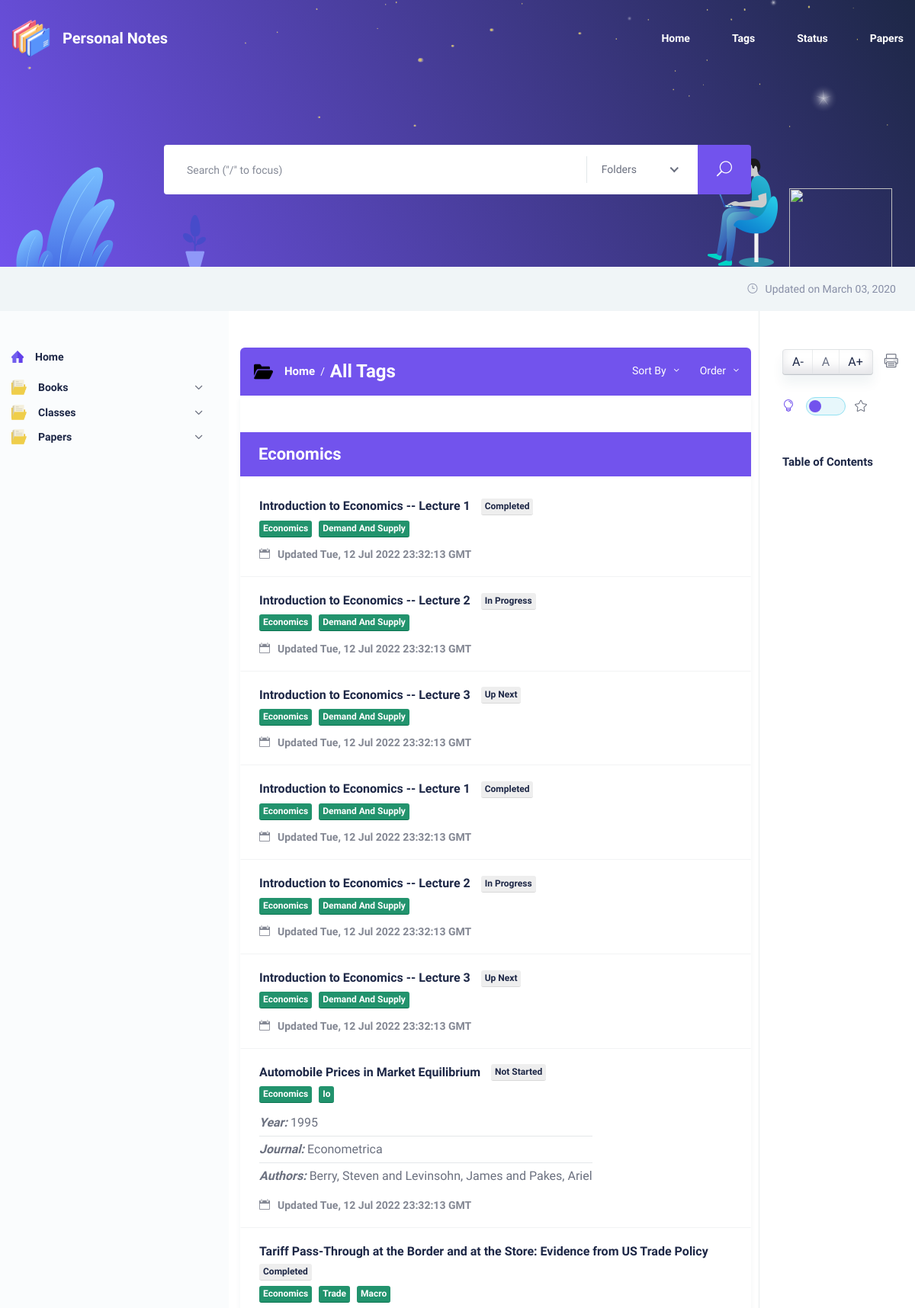
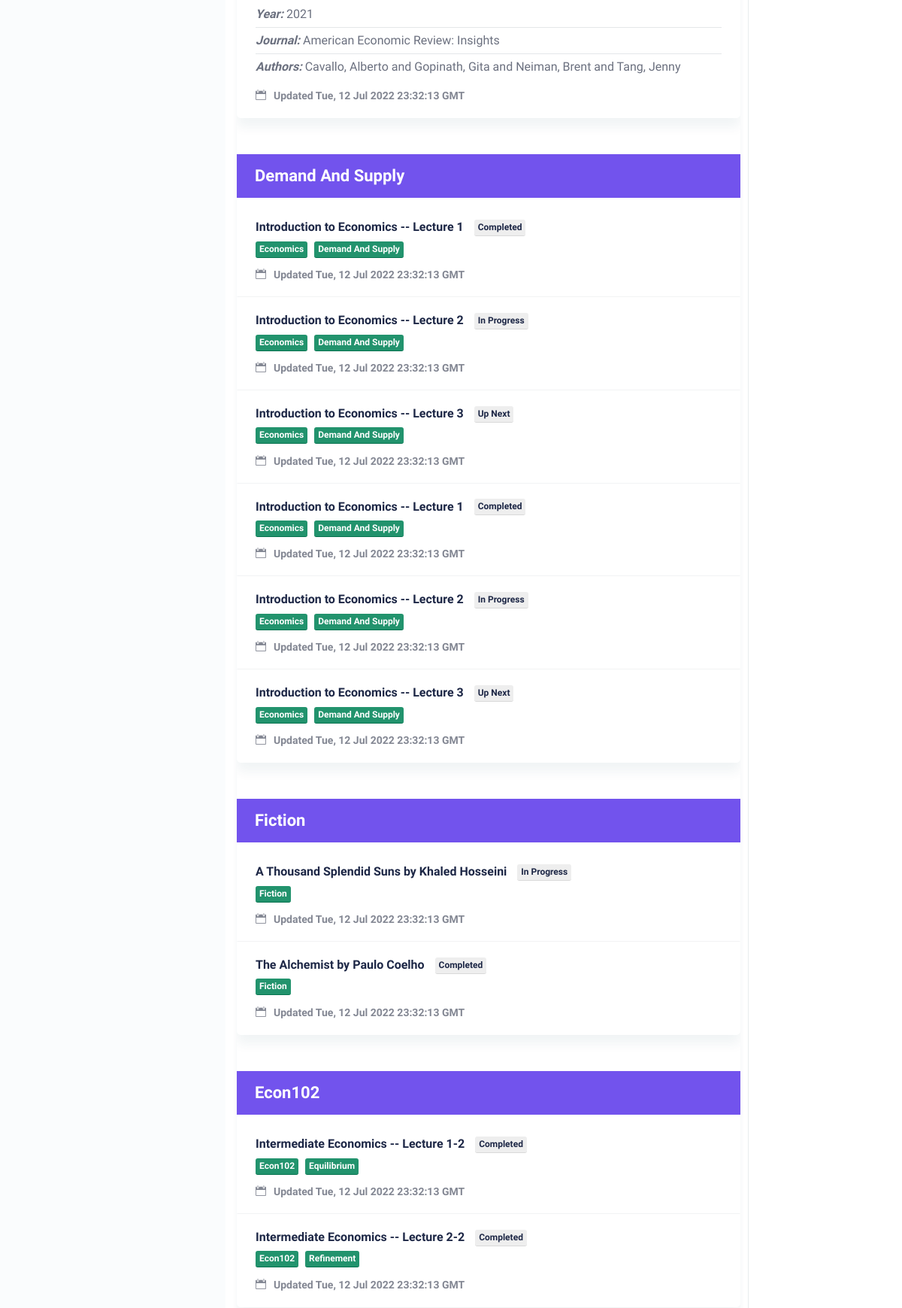
Page /tags (signed in, upper part) on the committed database (2 pictures, top to bottom).
### notes/models.py (models this page shows, shortened)
class Tags(models.Model):
    name = models.CharField(max_length=150)
    slug = models.CharField(max_length=200)
    class Meta:
        verbose_name = "tag"

class normalNotes(models.Model):
    name = models.CharField(max_length=250)
    note_type = models.ForeignKey(Type, on_delete=models.CASCADE)
    path = models.CharField(max_length=500)
    title = models.CharField(max_length=500)
    slug = models.SlugField(default="", max_length=600)
    status = models.CharField(max_length=200)
    tags = models.ManyToManyField(Tags, related_query_name="notes", related_name="note")
    parent_folder = models.ForeignKey(Folder, on_delete=models.CASCADE)
    date_modified = models.CharField(default=timezone.now, max_length=150)
    main_content = models.TextField()
    class Meta:
        verbose_name = "note"
    def get_url_path(self):
        parent_path = self.parent_folder.path.strip("/")
        slug = self.slug
        url = f"{parent_path}/{slug}"
        return url

class Papers(models.Model):
    note = models.OneToOneField(normalNotes, on_delete=models.CASCADE, primary_key=True, related_name="papers")
    year = models.CharField(max_length=10)
    link = models.URLField()
    bibtex = models.ForeignKey(Citations, on_delete=models.CASCADE)
    class Meta:
        verbose_name = "paper"

class Citations(models.Model):
    name = models.CharField(max_length=200)
    title = models.CharField(max_length=700)
    shorttitle = models.CharField(max_length=350)
    author = models.JSONField() # List of authors
    year = models.CharField(max_length=50)
    month = models.CharField(max_length=50)
    journal = models.CharField(max_length=250)
    volume = models.IntegerField()
    number = models.IntegerField()
    publisher = models.JSONField() # List of publishers
    pages = models.CharField(max_length=100)
    abstract = models.TextField()
    langid = models.CharField(max_length=100, blank=True)
    annotations = models.JSONField()
    issn = models.JSONField()
    doi = models.JSONField()
    keywords = models.JSONField()
    file = models.JSONField()
    class Meta:
        verbose_name = "citation"

### research_notes/views.py (the view, shortened to what this page needs)
# urls.py: path('tags', views.all_tags, name='all_tags'),
@login_required
def all_tags(request, sort="popularity", ascending=False):
    all_tags = Tags.objects.all()
    if sort == "name":
        all_tags = sorted(all_tags, key=sortTagName, reverse=not ascending)
    elif sort == "popularity":
        all_tags = sorted(all_tags, key=sortPopularity, reverse=not ascending)
    current_sorting = sort.title()
    if ascending == True:
        current_ordering = "Ascending"
    elif ascending == False:
        current_ordering = "Descending"
    sort_options = ["Name", "Popularity"]
    order_options = ["Ascending", "Descending"]
    return render(request, "all_tags.html", {"all_tags": all_tags, "current_sorting": current_sorting, "current_ordering": current_ordering, "sort_options": sort_options, "order_options": order_options})

### notes/custom_context_processors.py (called while the page is built)
def tree_nav(request):
    root_parent = Folder.objects.get(name="All Notes")
    nav_html = root_parent.get_folder_tree()
    return {"full_nav": nav_html}

### notes/models.py (called while the page is built)
    def presentable_name(self):
        return self.name.replace('_', ' ').title()

    def get_all_subdirs(self):
        return self.subfolders + self.subfiles

    def get_url_path(self):
        if self.parent == None:
            url = "/"
        else:
            parent_path = self.parent.path.strip("/")
            slug = self.slug
            url = f"{parent_path}/{slug}"
            if self.parent == Folder.objects.get(name="All Notes") and self.parent.folder_type == None:
                url = slug
        return url

### research_notes/views.py (called while the page is built)
def sortPopularity(item):
    return item.note.count()

### templates/all_tags.html (shortened to what this page needs)
{% extends 'doc-base.html' %}
{% load static %}
{% block breadlinks %}
    <section class="page_breadcrumb">
        <div class="container custom_container">
            <div class="row">
                <div class="col-sm-5">
                    <a href="#" class="date"><i class="icon_clock_alt"></i>Updated on March 03, 2020</a>
                </div>
            </div>
        </div>
    </section>
{% endblock breadlinks %}
{% block folder-tree %}
<div id="post" class="documentation_info pr-0">
    <div class="post-header mt-5">
        <div class="support-info">
            <ul class="support-total-info">
                <li class="d-flex align-items-center">
                    <img class='folder-index-img' src='{% static 'img/my-static/folder (4).png' %}'>
                    <a class='parent-link' href="{% url 'home' %}">
                        Home
                    </a>
                    &nbsp; / &nbsp;
                    <a href="#">
                        <h4 class="m-0">
                            All Tags
                        </h4>
                    </a>
                </li>
            </ul>
        </div>
        <div class="support-category-menus">
            <ul class="category-menu">
                <li>
                    <div class="dropdown">
                        <button class="btn btn-secondary dropdown-toggle" type="button" id="dropdownMenuButton" data-toggle="dropdown" aria-haspopup="true" aria-expanded="false">
                            Sort By
                        </button>
                    </div>
                </li>
                <li>
                    <div class="dropdown">
                        <button class="btn btn-secondary dropdown-toggle" type="button" id="dropdownMenuButton" data-toggle="dropdown" aria-haspopup="true" aria-expanded="false">
                            Order
                        </button>
                    </div>
                </li>
            </ul>
        </div>
    </div>
    <div class="community-posts-wrapper bb-radius">
            {% for tag in all_tags %}
                <div class="group bb-radius mt-5">
                    <h4 class="py-3 mt-0 pl-4 group-heading"><a href="{% url 'tag' tag.name %}">{{ tag.name }}</a></h4>
                        {% for file in tag.note.all %}
                            <div class="community-post style-two feature personal-notes spider richard py-3 px-4">
                                <div class="post-content">
                                    <div class="entry-content">
                                        <h3 class="post-title mt-0">
                                            <a href="{% url 'show-content' file.get_url_path %}">
                                                {% if file.papers.bibtex.title == "" and file.note_type.name == 'papers' %}
                                                    {{ file.title }}
                                                {% elif file.papers.bibtex.title != "" and file.note_type.name == 'papers' %}
                                                    {{ file.papers.bibtex.title }}
                                                {% else %}
                                                    {{ file.title }}
                                                {% endif %}
                                            </a>
                                        </h3>
                                        <a class="badge color-ass" href="{% url 'status' file.status %}">{{ file.status }}</a>
                                        <div class="cat-wrap d-block mb-1">
                                            {% for tag in file.tags.all %}
                                                <a class="badge color-green" href="{% url 'tag' tag.name %}">{{ tag.name }}</a>
                                            {% endfor %}
                                        </div>
                                        <div class="list-unstyled ticket_categories my-2">
                                            {% if file.note_type.name == 'papers' %}
                                                <li class="py-1">
                                                    <a><strong><em>Year:</em></strong>
                                                        {% if file.papers.bibtex.year == "" %}
                                                            {{ file.date_modified }}
                                                        {% else %}
                                                            {{ file.papers.bibtex.year }}
                                                        {% endif %}
                                                    </a>
                                                </li>
                                                {% if file.papers.bibtex.journal != "" %}
                                                    <li class="py-1">
                                                        <a><strong><em>Journal:</em></strong>
                                                            {{ file.papers.bibtex.journal }}
                                                        </a>
                                                    </li>
                                                {% endif %}
                                                {% if file.papers.bibtex.author != "" %}
                                                    <li class="py-1">
                                                        <a><strong><em>Authors:</em></strong>
                                                            {{ file.papers.bibtex.author }}
                                                        </a>
                                                    </li>
                                                {% endif %}
                                            {% endif %}
                                            </div>
                                        <ul class="meta">
                                            <li><i class="icon_calendar"></i>Updated {{ file.date_modified }}</li>
                                        </ul>
                                    </div>
                                </div>
                            </div>
                        {% endfor %}
                </div>
            {% endfor %}
    </div>
</div>
{% endblock folder-tree %}

### static/css/responsive.css (style rules this page uses)
@media (max-width:1500px) { .nav-sidebar .nav-item { padding-right: 15px; } }
@media (max-width:1500px) { .documentation_info,.shortcode_info { padding-right: 20px; padding-left: 0; } }

### templates/all_tags.html (style rules this page uses)
.group-heading a { color: unset; }

### rows in the picture
Tags: name "Economics"
normalNotes: title "Introduction to Economics -- Lecture 1", status "Completed", date_modified "Tue, 12 Jul 2022 23:32:13 GMT"
Tags: name "Demand And Supply"
normalNotes: title "Introduction to Economics -- Lecture 2", status "In Progress", date_modified "Tue, 12 Jul 2022 23:32:13 GMT"
normalNotes: title "Introduction to Economics -- Lecture 3", status "Up Next", date_modified "Tue, 12 Jul 2022 23:32:13 GMT"
normalNotes: title "Introduction to Economics -- Lecture 1", status "Completed", date_modified "Tue, 12 Jul 2022 23:32:13 GMT"
normalNotes: title "Introduction to Economics -- Lecture 2", status "In Progress", date_modified "Tue, 12 Jul 2022 23:32:13 GMT"
normalNotes: title "Introduction to Economics -- Lecture 3", status "Up Next", date_modified "Tue, 12 Jul 2022 23:32:13 GMT"
normalNotes: papers.bibtex "Automobile Prices in Market Equilibrium", status "Not Started", papers.bibtex.year "1995", papers.bibtex.journal "Econometrica", papers.bibtex.author "Berry, Steven and Levinsohn, James and Pakes, Ariel", date_modified "Tue, 12 Jul 2022 23:32:13 GMT"
Tags: name "Io"
normalNotes: papers.bibtex "Tariff Pass-Through at the Border and at the Store: Evidence from US Trade Policy", status "Completed", papers.bibtex.year "2021", papers.bibtex.journal "American Economic Review: Insights", papers.bibtex.author "Cavallo, Alberto and Gopinath, Gita and Neiman, Brent and Tang, Jenny", date_modified "Tue, 12 Jul 2022 23:32:13 GMT"
Tags: name "Trade"
Tags: name "Macro"
Tags: name "Fiction"
normalNotes: title "A Thousand Splendid Suns by Khaled Hosseini", status "In Progress", date_modified "Tue, 12 Jul 2022 23:32:13 GMT"
normalNotes: title "The Alchemist by Paulo Coelho", status "Completed", date_modified "Tue, 12 Jul 2022 23:32:13 GMT"
Tags: name "Econ102"
normalNotes: title "Intermediate Economics -- Lecture 1-2", status "Completed", date_modified "Tue, 12 Jul 2022 23:32:13 GMT"
Tags: name "Equilibrium"
normalNotes: title "Intermediate Economics -- Lecture 2-2", status "Completed", date_modified "Tue, 12 Jul 2022 23:32:13 GMT"
Tags: name "Refinement"

### other values in the picture
{{ full_nav | safe }} "Books Classes Papers"
